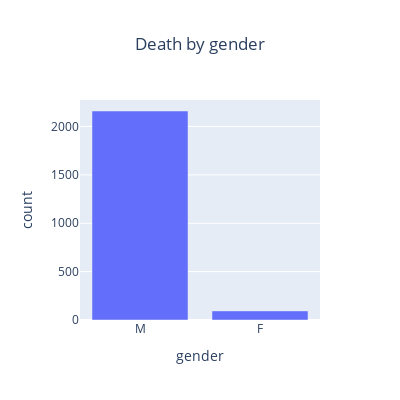

The notebook cell saved with this chart:
### Code cell
fig5 = px.bar(sex_death_g, x='gender', y='count', title='Death by gender', width=400, height=400)
fig5.update_layout(title_x=0.5)
fig5.show()

### Figure 1 — Plotly figure (JSON) as saved in the notebook; plotly's stock layout.template omitted (floating-point values rounded to 4 significant figures)
{"data": [{"hovertemplate": "gender=%{x}<br>count=%{y}<extra></extra>", "legendgroup": "", "marker": {"color": "#636efa", "pattern": {"shape": ""}}, "name": "", "orientation": "v", "showlegend": false, "textposition": "auto", "type": "bar", "x": ["M", "F"], "xaxis": "x", "y": [2160, 94], "yaxis": "y"}], "layout": {"barmode": "relative", "height": 400, "legend": {"tracegroupgap": 0}, "title": {"text": "Death by gender", "x": 0.5}, "width": 400, "xaxis": {"anchor": "y", "domain": [0, 1], "title": {"text": "gender"}}, "yaxis": {"anchor": "x", "domain": [0, 1], "title": {"text": "count"}}}}
